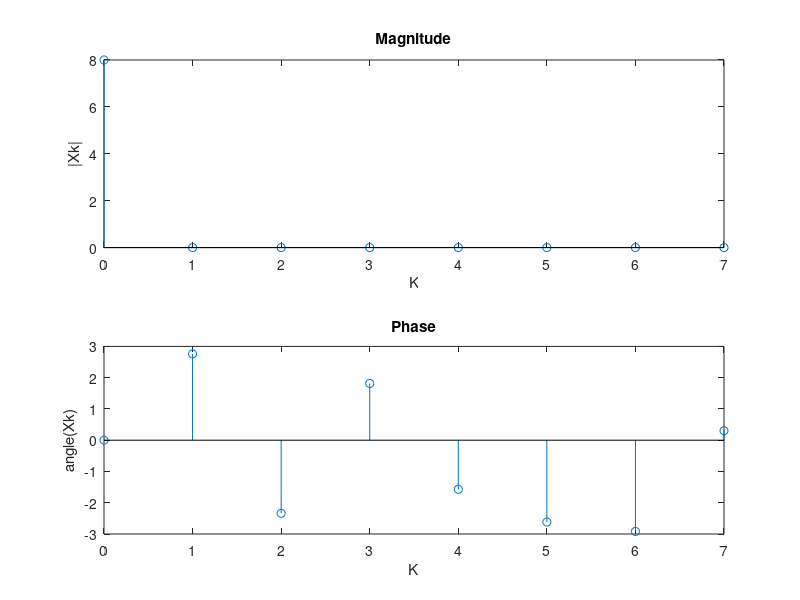

The MATLAB script that drew this image:
N = 8;
xn = ones(N, 1);

Wn = zeros(N); % N*N matrix --> twiddle fator
for k=0:N-1
    for n=0:N-1
        Wn(k+1, n+1) = exp(-1i * 2 * pi * k * n / N);
    end
end

k = 0:N-1;
Xk = Wn * xn;

subplot(2, 1, 1); %plot two figures in a single window
stem(k, abs(Xk)); % plot discrete values at K points
xlabel('K')
ylabel('|Xk|')
title('Magnitude')

subplot(2,1, 2); %plot two figures in a single window
stem(k, angle(Xk)); % plot discrete values at K points
xlabel('K')
ylabel('angle(Xk)')
title('Phase')
